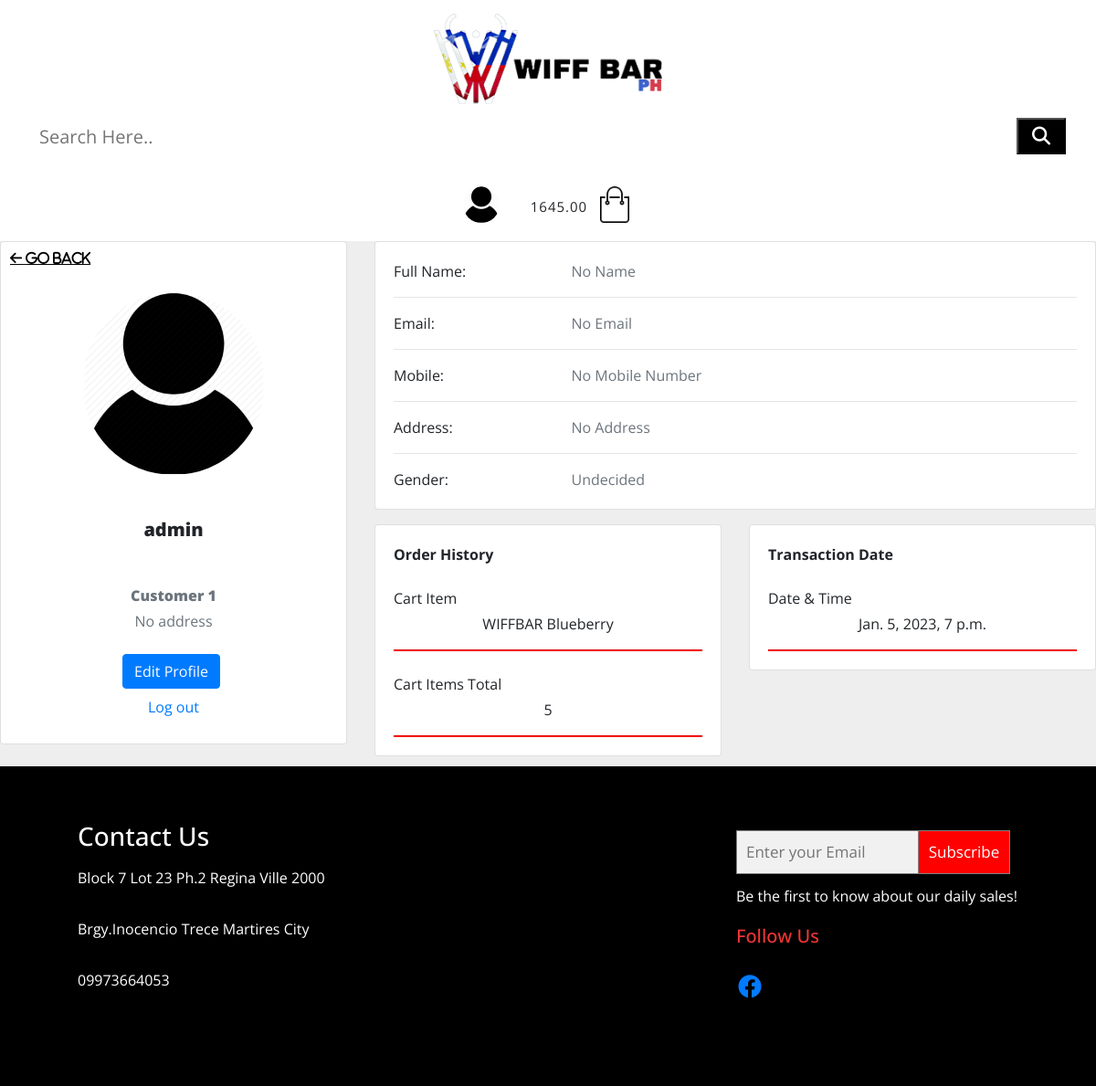
The page /profile/ (signed in) on the database its author committed.
### wiffbar/models.py (models this page shows, shortened)
class Order(models.Model):
    customer = models.ForeignKey(User, on_delete=models.SET_NULL, null=True, blank=True)
    date_ordered = models.DateTimeField(auto_now_add=True)
    complete = models.BooleanField(default=False)
    transaction_id = models.CharField(max_length= 100, null=True)
    @property
    def get_cart_total(self):
        orderitems = self.orderitem_set.all()
        total = sum([item.get_total for item in orderitems])
        return total
    @property
    def get_cart_items(self):
        orderitems = self.orderitem_set.all()
        total = sum([item.quantity for item in orderitems])
        return total
    @property
    def cart_total(self):
        try:
            url = self.get_cart_total
        except:
            url = ""
        return url

class OrderItem(models.Model):
    product = models.ForeignKey(Product, on_delete=models.SET_NULL, null=True)
    order = models.ForeignKey(Order, on_delete= models.SET_NULL, null=True)
    quantity = models.IntegerField(default=0, null=True, blank=True)
    date_added = models.DateTimeField(auto_now_add=True)
    ordered = models.BooleanField(default=False)
    @property
    def get_total(self):
        total= self.product.price * self.quantity
        return total
    @property
    def total(self):
        try:
            url = self.get_total
        except:
            url = ""
        return url

class Product(models.Model):
    name_prod = models.CharField(max_length=200)
    price = models.DecimalField(max_digits=7, decimal_places=2)
    discount_price = models.DecimalField(max_digits=7 , decimal_places=2)
    digital = models.BooleanField(default=False, null=True, blank=True)
    image = models.ImageField(null=True,blank=True)
    select = models.CharField(max_length=100, choices=choice_select, blank=True)
    @property
    def imageURL(self):
        try:
            url = self.image.url
        except:
            url = ""
        return url

class User(AbstractUser):
    first_name = models.CharField(max_length= 50, null=True)
    last_name = models.CharField(max_length= 50, null=True)
    username = models.CharField(max_length= 50,null=True, unique=True)
    email = models.EmailField(unique=True, null=True)
    photo = models.ImageField(upload_to='static/images' , blank=True)
    address = models.CharField(max_length = 50, blank=True)
    phone_no = models.IntegerField(null=True)
    form_submitted = models.BooleanField(default=True)
    gender = models.CharField(max_length=10, choices=choice_gender, blank=True)
    USERNAME_FIELD = 'username'
    REQUIRED_FIELDS = []
    def __str__(self):
        return "{}".format(self.username)

### wiffbar/views.py (the view)
# urls.py: path('profile/', views.profile, name="profile"),
def profile(request):
    if request.user.is_authenticated:
        customer = request.user
        order, created = Order.objects.get_or_create(customer=customer, complete=False)
        item = order.orderitem_set.all()
        cartItems = order.get_cart_items
    else:
        cookieData = cookieCart(request)
        cartItems  = cookieData['cartItems']
        order = cookieData['order']
        item = cookieData['item']
    context = {
        'order':order,
        'item':item,
        'cartItems':cartItems,
    }
    return render(request, 'profile.html',context)

### templates/profile.html (shortened to what this page needs)
{% extends 'base.html'%}
{% block content %}
<link rel="stylesheet"
href="https://cdnjs.cloudflare.com/ajax/libs/font-awesome/6.2.0/css/all.min.css">
<section style="background-color: #eee;">
    <div class="row">
      <div class="col-lg-4">
        <div class="card mb-4">
          <a href="{% url 'home' %}" style="color:black;"><i style="font-size: 15px; padding: 10px; text-decoration: underline;" class="fa-sharp fa-solid fa-arrow-left"> Go back</i></a>
          <div class="card-body text-center">
            {% if request.user.photo %}
            <img src="{{request.user.photo.url}}" alt="avatar"
              class="rounded-circle img-fluid" style="width: 200px;">
            {% else %}
            {% load static %}
            <img src="{% static 'images/profile.png'%}" alt="avatar"
            class="rounded-circle img-fluid" style="width: 200px;">
            {% endif %}
            <h5 class="my-5"  style="font-weight: 800 ;">{{request.user.username}}</h5>
            <p class="text-muted mb-1"  style="font-weight: 800 ;">Customer {{user.id}}</p>
            {% if request.user.address %}
            <p class="text-muted mb-4"  style="font-weight: 800 ;">{{request.user.address}}</p>
            {% else %}
            <p class="text-muted mb-4">No address</p>
            {% endif %}
            <div class="d-flex justify-content-center mb-2">
              <a href="{% url 'edit-profile' user.id %}">
                <button type="button" class="btn btn-primary" style="margin-right:5px ;">Edit Profile</button>
              </a>
            </div>
            <div class="d-flex justify-content-center mb-2">
                <a href="{% url 'logout' %}">Log out</a>
            </div>
          </div>
        </div>
      </div>
      <div class="col-lg-8">
        <div class="card mb-3">
          <div class="card-body">
            <div class="row">
              <div class="col-sm-3">
                <p class="mb-0">Full Name: </p>
              </div>
              <div class="col-sm-9">
                {% if request.user.first_name %}
                <p class="text-muted mb-0"  style="font-weight: 800 ;">{{request.user.first_name}} {{request.user.last_name}}</p>
                {% else %}
                <p class="text-muted mb-0">No Name</p>
                {% endif %}
              </div>
            </div>
            <hr>
            <div class="row">
              <div class="col-sm-3">
                <p class="mb-0">Email: </p>
              </div>
              <div class="col-sm-9">
                {% if request.user.email %}
                <p class="text-muted mb-0" style="font-weight: 800 ;">{{request.user.email}}</p>
                {% else %}
                <p class="text-muted mb-0">No Email</p>
                {%endif %}
              </div>
            </div>
            <hr>
            <div class="row">
              <div class="col-sm-3">
                <p class="mb-0">Mobile: </p>
              </div>
              <div class="col-sm-9">
                {% if request.user.phone_no %}
                <p class="text-muted mb-0"  style="font-weight: 800 ;" >{{request.user.phone_no}}</p>
                {% else %}
                <p class="text-muted mb-0">No Mobile Number</p>
                {% endif %}
              </div>
            </div>
            <hr>
            <div class="row">
              <div class="col-sm-3">
                <p class="mb-0">Address: </p>
              </div>
              <div class="col-sm-9">
                {% if request.user.address %}
                <p class="text-muted mb-0"  style="font-weight: 800 ;">{{request.user.address}}</p>
                {% else %}
                <p class="text-muted mb-0">No Address</p>
                {%endif %}
              </div>
            </div>
            <hr>
            <div class="row">
                <div class="col-sm-3">
                  <p class="mb-0">Gender: </p>
                </div>
                <div class="col-sm-9">
                  {% if request.user.gender %}
                  <p class="text-muted mb-0"  style="font-weight: 800 ;">{{request.user.gender}}</p>
                  {% else %}
                  <p class="text-muted mb-0">Undecided</p>
                  {%endif %}
                </div>
              </div>
          </div>
        </div>
        <div class="row">
          <div class="col-md-6">
            <div class="card mb-4 mb-md-0">
              <div class="card-body">
              <p class="mb-4"><b>Order History</b>
                <p class="mt-4 mb-1" style="font-size: 1rem;">Cart Item</p>
                {% for items in item %}
                <center>{{items.product.name_prod}}</center>
                <div  style="height: 2px; background-color: red; ">
                 <hr>
                </div>
                {% endfor %}
                </p>
                <p class="mt-4 mb-1" style="font-size: 1rem;">Cart Items Total</p>
                <center>{{cartItems}}</center>
                <div  style="height: 2px; background-color: red; ">
                  <hr>
                 </div>
              </div>
            </div>
          </div>
          <div class="col-md-6">
            <div class="card mb-4 mb-md-0">
              <div class="card-body">
                <p class="mb-4"><b>Transaction Date</b>
                </p>
                <p class="mt-4 mb-1" style="font-size: 1rem;">Date & Time</p>
                {% for items in item %}
                <center>{{items.date_added}}</center>
                <div  style="height: 2px; background-color: red; ">
                  <hr>
                 </div>
                {% endfor %}
              </div>
            </div>
          </div>
        </div>
      </div>
    </div>
</section>
{% endblock content %}

### templates/base.html (shortened to what this page needs)
<!DOCTYPE html>
<html lang="en">
<link rel="stylesheet" href="//cdn.jsdelivr.net/npm/alertifyjs@1.13.1/build/css/alertify.min.css"/>
<link rel="stylesheet" href="//cdn.jsdelivr.net/npm/alertifyjs@1.13.1/build/css/themes/default.min.css"/>
{% load static %}
<head>
    <link rel="stylesheet" href="https://stackpath.bootstrapcdn.com/font-awesome/4.7.0/css/font-awesome.min.css">
    <link rel="stylesheet" href="https://cdnjs.cloudflare.com/ajax/libs/font-awesome/4.7.0/css/font-awesome.min.css">
    <link href='https://unpkg.com/boxicons@2.1.4/css/boxicons.min.css' rel='stylesheet'>
    <link rel="stylesheet" href="https://cdn.jsdelivr.net/npm/bootstrap@4.3.1/dist/css/bootstrap.min.css">
    <link rel="stylesheet" href="path/to/font-awesome/css/font-awesome.min.css">
</head>
<body>
    <nav>
        <div class="icon"><a href="{% url 'home' %}"><img src="{% static 'images/vapelogo.png' %}" alt="" width="250"></a></div>
        <form class="search_box" method="GET" action="{% url 'search-product' %}">
            <input type="search" placeholder="Search Here.." name="searched">
            <button type="submit"><span class="fa fa-search"></span></button>
        </form>
        <ol>
            {% if request.user.photo %}
            <li><a href="{% url 'profile' %}"><img src="{{request.user.photo.url}}" width="40px"  style="border-radius: 50%;" onerror="this.onerror=null; this.remove();"></a></li>
            {% elif request.user.is_authenticated%}
            <li><a href="{% url 'profile' %}" ><img src="{% static 'images/profile.png' %}" width="40px"  style="border-radius: 50%;" onerror="this.onerror=null; this.remove();"></a></li>
            {% else %}
            <li><a><img src="{% static 'images/profile.png' %}" alt="" width="40px" id="myBtn" style="cursor: pointer; border-radius: 50%;"></a></li>
            {% endif %}
            {% if user.is_authenticated %}
            <li><a><span class="value" id="total">{{order.cart_total}}</span><img src="{% static 'images/cart.png' %}" width="40px" id="cart-icon" style="cursor: pointer;"></a></li>
            {% else %}
            <li><a><span class="value" id="total">{{order.get_cart_total}}</span><img src="{% static 'images/cart.png' %}" width="40px" id="cart-icon" style="cursor: pointer;"></a></li>
            {% endif %}
        </ol>
    </nav>
                {% if item %}
                    {% for items in item %}
                            {% load static %}
                    {% endfor %}
                {% endif %}
{% block content %}
{% endblock content %}
<div class="footer">
    <div class="containers">
        <div class="rows">
            <div class="footer-col-1">
                <h3>Contact Us</h3>
                <p>Block 7 Lot 23 Ph.2 Regina Ville 2000</p>
                <p>Brgy.Inocencio Trece Martires City</p>
                <p>09973664053</p>
            </div>
            <div class="right-footer">
                <form class="searchbar" style="margin:auto; " method="POST" >
                    <input style="width: 200px ;" type="text" placeholder="Enter your Email" name="email">
                    <button  type="submit" style="width:100px;" name="Send">Subscribe</button>
                </form>
                <p>Be the first to know about our daily sales!</p>
                <h5 style="color: rgb(243, 53, 53);">Follow Us</h5>
                <a href="https://www.facebook.com/WIFF-BAR-Philippines-official-102374295937538/" target="_blank">
                    <i class='bx bxl-facebook-circle'></i>
                </a>
            </div>
        </div>
    </div>
</div>
</body>
</html>

### templates/base.html (style rules this page uses)
* { margin: 0; padding: 0; box-sizing: border-box; font-family: 'Open Sans', sans-serif; }
a { text-decoration: none; color: red; }
.containers { max-width: 1300px; margin: auto; padding-left: 25px; padding-right: 25px; }
.rows { display: flex; justify-content: space-around; flex-wrap: wrap; align-items: center; }
html, body { height:100%; min-height:100%; width:100%; min-width:100%; }
form.searchbar input[type=text] { padding: 10px; font-size: 17px; border: 1px solid grey; float: left; width: 80%; background: #f1f1f1; }
form.searchbar button { float: left; width: 20%; padding: 10px; background: red; color: white; font-size: 17px; border: 1px solid grey; border-left: none; cursor: pointer; }
.value { font-size: 15px; margin:10px; position: relative; top: 2px; vertical-align:middle; }
nav { display: flex; width: 100%; background: none; position: relative; justify-content: space-between; text-align: center; padding: 40px 35px; }
nav .icon { font-size: 35px; font-weight: 800; color: black; cursor: pointer; }
nav ol { display: flex; list-style: none; margin: auto 0; }
nav ol li { margin: 0 2px; }
nav ol li a { color: black; font-size: 20px; text-decoration: none; text-transform: capitalize; letter-spacing: 1px; padding: 5px 10px; }
nav .search_box { display: flex; margin: auto 0; height: 40px; line-height: 35px; }
nav .search_box input { border: none; outline: none; background: white; height: 100%; padding: 0 10px; font-size: 20px; width: 400px; }
nav .search_box span { color: white; font-size: 20px; background: black; width: 50px; height: 100%; padding: 8px; position: relative; cursor: pointer; z-index: 1; }
nav .search_box span::after { height: 100%; width: 0%; content: ''; background-color: #e74c3c; position: absolute; top:0; right: 0; z-index: -1; transition: 0.3s; }
@media screen and (max-width:1250px) { nav { display:block; padding: 0; } }
@media screen and (max-width:1250px) { nav .icon { display: inline-block; padding: 15px 30px; } }
@media screen and (max-width:1250px) { nav .search_box { width: 100%; display: inline-flex; justify-content: center; margin-bottom:15px; } }
@media screen and (max-width:1250px) { nav .search_box input { width: 90%; } }
@media screen and (max-width:1250px) { nav ol { display: flex; justify-content: center; margin: auto; padding: 20px; flex-direction:row; background: #ffff; } }
.footer { width: 100%; max-width: 100%; background: black; color: white; padding: 60px; }
.footer-col-1 { float: left; flex-basis: 70%; line-height: 40px; }
.footer-col-1, .right-footer { min-width: 250px; margin-bottom: 20px; }
.right-footer { flex: 1; margin-bottom: 20px; }
.right-footer p { margin-top: 60px; }
.right-footer h5 { margin-top: 20px; font-size: 20px; font-weight: 500; }
.right-footer i { margin-top: 20px; font-size: 30px; }

### rows shown on the page
Order: cart_total "1645.00"
User: user.username "admin", id "1"
OrderItem: product.name_prod "WIFFBAR Blueberry", date_added "Jan. 5, 2023, 7 p.m."

### other values the page prints
{{ cartItems }} "5"
